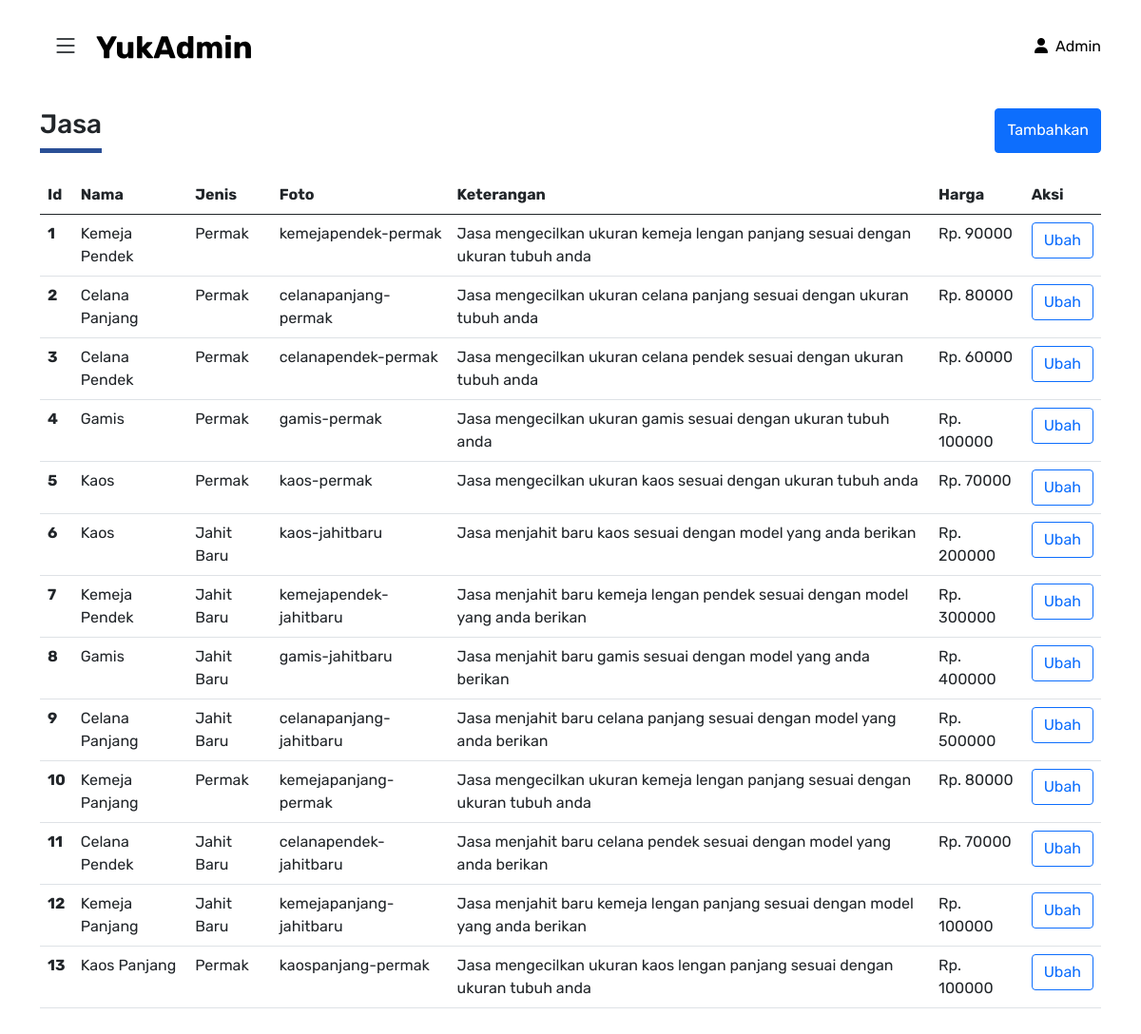
The app's page /admin/jasa.php (signed in) with its own data.
### tables this page shows
CREATE TABLE `jasa` (
  `id` int(11) NOT NULL,
  `nama` varchar(30) NOT NULL,
  `jenis` varchar(30) NOT NULL,
  `image` varchar(30) NOT NULL,
  `keterangan` varchar(90) NOT NULL,
  `harga` int(10) NOT NULL
);

### admin/jasa.php (the view, shortened to what this page needs)
<?php
include "../server/connection.php";
$query_getjasa = mysqli_query($connect, "SELECT * FROM jasa");
$data_countgetjasa = mysqli_num_rows($query_getjasa);
if (empty($_SESSION['email']) and empty($_SESSION['status'])) {
    header("location: ../login.php");
} else if ($_SESSION['email'] != "admin@yukadmin.com") {
    header("location: ../login.php");
} else if ($_SESSION['email'] == "admin@yukadmin.com") {
?>
    <!DOCTYPE html>
    <html lang="en">
    <head>
        <?php
        include "assets/components/header.php"
        ?>
        <link rel="stylesheet" href="assets/css/style.css">
    </head>
    <body>
        <?php
        include "assets/components/navbar.php"
        ?>
        <div class="container">
            <div class="row mb-4">
                <div class="col">
                    <div class="heading">
                        <h3>Jasa</h3>
                    </div>
                </div>
                <div class="col">
                    <button type="button" class="btn btn-primary float-end h-100" data-bs-toggle="modal" data-bs-target="#exampleModal">
                        Tambahkan
                    </button>
                </div>
            </div>
            <table class="table mb-5">
                <?php
                if ($data_countgetjasa == 0) {
                    echo "<div class='text-center py-5'>";
                    echo "<h5>Jasa masih kosong</h5>";
                    echo "<p>Tambahkan jasa anda</p>";
                    echo "</div>";
                } else {
                ?>
                    <thead>
                        <tr>
                            <th scope="col">Id</th>
                            <th scope="col">Nama</th>
                            <th scope="col">Jenis</th>
                            <th scope="col">Foto</th>
                            <th scope="col">Keterangan</th>
                            <th scope="col">Harga</th>
                            <th scope="col">Aksi</th>
                        </tr>
                    </thead>
                    <tbody>
                    <?php
                    $nomor = 0;
                    while ($data_getjasa = mysqli_fetch_array($query_getjasa)) {
                        echo "<tr>";
                        echo "<th scope=row>$data_getjasa[id]</th>";
                        echo "<td>$data_getjasa[nama]</td>";
                        echo "<td>$data_getjasa[jenis]</td>";
                        echo "<td>$data_getjasa[image]</td>";
                        echo "<td>$data_getjasa[keterangan]</td>";
                        echo "<td>Rp. $data_getjasa[harga]</td>";
                        echo "<td>
                    <button type='button' class='btn btn-outline-primary' data-bs-toggle='modal' data-bs-target='#exampleModal$nomor'>Ubah</button>
                    </td>";
                        echo "</tr>";
                        $nomor++;
                    }
                }
                    ?>
                    </tbody>
            </table>
        </div>
    </body>
    </html>
<?php
}
?>

### admin/assets/css/style.css (style rules this page uses)
.heading { border-bottom: 5px solid #2a4f96; width: fit-content; }
body { padding-top: 90px !important; font-family: "Rubik", sans-serif; }

### records on screen
jasa: id "1", nama "Kemeja Pendek", jenis "Permak", image "kemejapendek-permak", keterangan "Jasa mengecilkan ukuran kemeja lengan panjang sesuai dengan ukuran tubuh anda", harga "90000"
jasa: id "2", nama "Celana Panjang", jenis "Permak", image "celanapanjang-permak", keterangan "Jasa mengecilkan ukuran celana panjang sesuai dengan ukuran tubuh anda", harga "80000"
jasa: id "3", nama "Celana Pendek", jenis "Permak", image "celanapendek-permak", keterangan "Jasa mengecilkan ukuran celana pendek sesuai dengan ukuran tubuh anda", harga "60000"
jasa: id "4", nama "Gamis", jenis "Permak", image "gamis-permak", keterangan "Jasa mengecilkan ukuran gamis sesuai dengan ukuran tubuh anda", harga "100000"
jasa: id "5", nama "Kaos", jenis "Permak", image "kaos-permak", keterangan "Jasa mengecilkan ukuran kaos sesuai dengan ukuran tubuh anda", harga "70000"
jasa: id "6", nama "Kaos", jenis "Jahit Baru", image "kaos-jahitbaru", keterangan "Jasa menjahit baru kaos sesuai dengan model yang anda berikan", harga "200000"
jasa: id "7", nama "Kemeja Pendek", jenis "Jahit Baru", image "kemejapendek-jahitbaru", keterangan "Jasa menjahit baru kemeja lengan pendek sesuai dengan model yang anda berikan", harga "300000"
jasa: id "8", nama "Gamis", jenis "Jahit Baru", image "gamis-jahitbaru", keterangan "Jasa menjahit baru gamis sesuai dengan model yang anda berikan", harga "400000"
jasa: id "9", nama "Celana Panjang", jenis "Jahit Baru", image "celanapanjang-jahitbaru", keterangan "Jasa menjahit baru celana panjang sesuai dengan model yang anda berikan", harga "500000"
jasa: id "10", nama "Kemeja Panjang", jenis "Permak", image "kemejapanjang-permak", keterangan "Jasa mengecilkan ukuran kemeja lengan panjang sesuai dengan ukuran tubuh anda", harga "80000"
jasa: id "11", nama "Celana Pendek", jenis "Jahit Baru", image "celanapendek-jahitbaru", keterangan "Jasa menjahit baru celana pendek sesuai dengan model yang anda berikan", harga "70000"
jasa: id "12", nama "Kemeja Panjang", jenis "Jahit Baru", image "kemejapanjang-jahitbaru", keterangan "Jasa menjahit baru kemeja lengan panjang sesuai dengan model yang anda berikan", harga "100000"
jasa: id "13", nama "Kaos Panjang", jenis "Permak", image "kaospanjang-permak", keterangan "Jasa mengecilkan ukuran kaos lengan panjang sesuai dengan ukuran tubuh anda", harga "100000"
